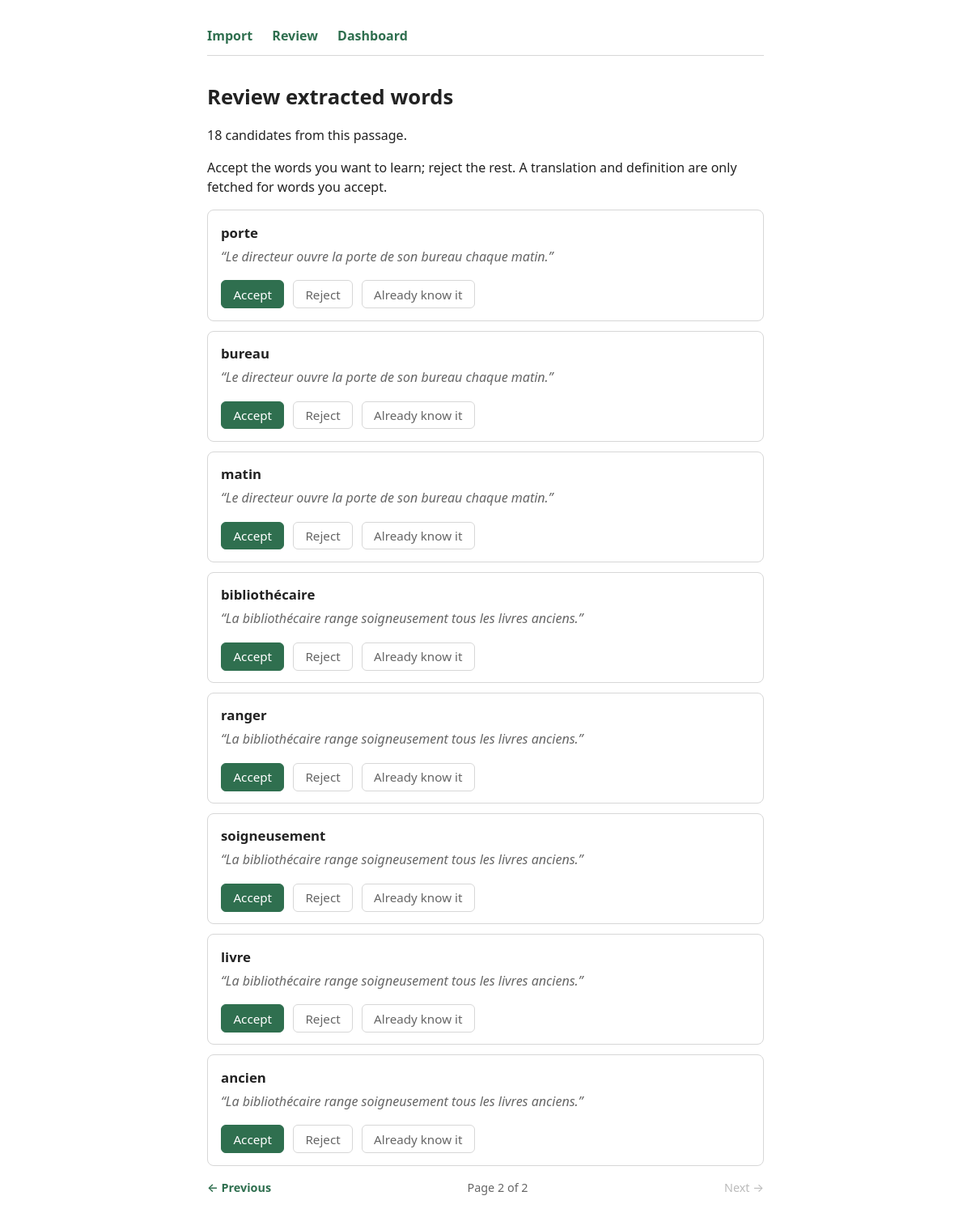
The page /candidates/2?page=2 on the database its author committed.
### lingualoop_app/app/models.py (models this page shows)
class Candidate(db.Model):
    __tablename__ = "candidates"
    id = db.Column(db.Integer, primary_key=True)
    user_id = db.Column(db.Integer, db.ForeignKey("users.id"), nullable=False)
    source_id = db.Column(db.Integer, db.ForeignKey("sources.id"))
    headword = db.Column(db.String(120), nullable=False)
    context_sentence = db.Column(db.Text, nullable=False)
    created_at = db.Column(db.DateTime, default=datetime.utcnow)

### lingualoop_app/app/__init__.py (the view)
    @app.route("/candidates/<int:source_id>")
    def candidates_page(source_id):
        page = max(1, request.args.get("page", 1, type=int))
        offset = (page - 1) * WEB_CANDIDATE_PAGE_SIZE
        base_query = Candidate.query.filter_by(source_id=source_id).order_by(Candidate.id)
        total = base_query.count()
        candidates = base_query.offset(offset).limit(WEB_CANDIDATE_PAGE_SIZE).all()
        total_pages = max(1, (total + WEB_CANDIDATE_PAGE_SIZE - 1) // WEB_CANDIDATE_PAGE_SIZE)
        return render_template(
            "candidates.html",
            candidates=candidates,
            source_id=source_id,
            page=page,
            total_pages=total_pages,
            total=total,
        )

### lingualoop_app/app/templates/candidates.html (shortened to what this page needs)
{% extends "base.html" %}
{% block content %}
<h1>Review extracted words</h1>
<p>{{ total }} candidate{{ "s" if total != 1 else "" }} from this passage.</p>
{% if not candidates %}
  <p>No candidates left on this page — accept/reject them all, or nothing new was found.
  Accepted words are ready in your <a href="/review">daily review</a>.</p>
{% else %}
  <p>Accept the words you want to learn; reject the rest. A translation and
  definition are only fetched for words you accept.</p>
{% endif %}
{% for c in candidates %}
<div class="card">
  <div class="headword">{{ c.headword }}</div>
  <p class="context">&ldquo;{{ c.context_sentence }}&rdquo;</p>
  <div class="actions">
    <form method="post" action="/candidates/{{ c.id }}/accept">
      <button type="submit">Accept</button>
    </form>
    <form method="post" action="/candidates/{{ c.id }}/reject" class="reject">
      <button type="submit">Reject</button>
    </form>
    <form method="post" action="/candidates/{{ c.id }}/known" class="reject">
      <button type="submit">Already know it</button>
    </form>
  </div>
</div>
{% endfor %}
{% if total_pages > 1 %}
<div class="pagination">
  {% if page > 1 %}
    <a href="/candidates/{{ source_id }}?page={{ page - 1 }}">&larr; Previous</a>
  {% else %}
    <span class="disabled">&larr; Previous</span>
  {% endif %}
  <span>Page {{ page }} of {{ total_pages }}</span>
  {% if page < total_pages %}
    <a href="/candidates/{{ source_id }}?page={{ page + 1 }}">Next &rarr;</a>
  {% else %}
    <span class="disabled">Next &rarr;</span>
  {% endif %}
</div>
{% endif %}
{% endblock %}

### lingualoop_app/app/static/style.css (style rules this page uses)
:root { --accent: #2f6f4f; --accent-light: #e7f3ec; --border: #d7d7d7; --text: #222; --muted: #666; }
* { box-sizing: border-box; }
body { font-family: system-ui, -apple-system, "Segoe UI", sans-serif; color: var(--text); max-width: 720px; margin: 2rem auto; padding: 0 1rem; line-height: 1.5; }
h1 { font-size: 1.6rem; margin-bottom: 0.5rem; }
button { font-family: inherit; font-size: 0.95rem; padding: 0.4rem 0.9rem; border: 1px solid var(--accent); border-radius: 6px; background: var(--accent); color: white; cursor: pointer; margin-top: 0.5rem; }
button[value="reject"], form.reject button { background: white; color: var(--muted); border-color: var(--border); }
.card { border: 1px solid var(--border); border-radius: 8px; padding: 0.9rem 1rem; margin-bottom: 0.75rem; background: #fff; }
.card .headword { font-weight: 700; font-size: 1.05rem; }
.card .context { color: var(--muted); margin: 0.3rem 0 0.6rem 0; font-style: italic; }
.actions form { display: inline-block; margin-right: 0.4rem; }
.pagination { display: flex; justify-content: space-between; align-items: center; margin-top: 1rem; color: var(--muted); font-size: 0.9rem; }
.pagination a { color: var(--accent); text-decoration: none; font-weight: 600; }
.pagination .disabled { color: #bbb; }

### rows shown on the page
Candidate: headword "porte", context_sentence "Le directeur ouvre la porte de son bureau chaque matin."
Candidate: headword "bureau", context_sentence "Le directeur ouvre la porte de son bureau chaque matin."
Candidate: headword "matin", context_sentence "Le directeur ouvre la porte de son bureau chaque matin."
Candidate: headword "bibliothécaire", context_sentence "La bibliothécaire range soigneusement tous les livres anciens."
Candidate: headword "ranger", context_sentence "La bibliothécaire range soigneusement tous les livres anciens."
Candidate: headword "soigneusement", context_sentence "La bibliothécaire range soigneusement tous les livres anciens."
Candidate: headword "livre", context_sentence "La bibliothécaire range soigneusement tous les livres anciens."
Candidate: headword "ancien", context_sentence "La bibliothécaire range soigneusement tous les livres anciens."

### other values the page prints
{{ total }} "18"
{{ "s" if total != 1 else "" }} "s"
{{ page }} "2"
{{ total_pages }} "2"
